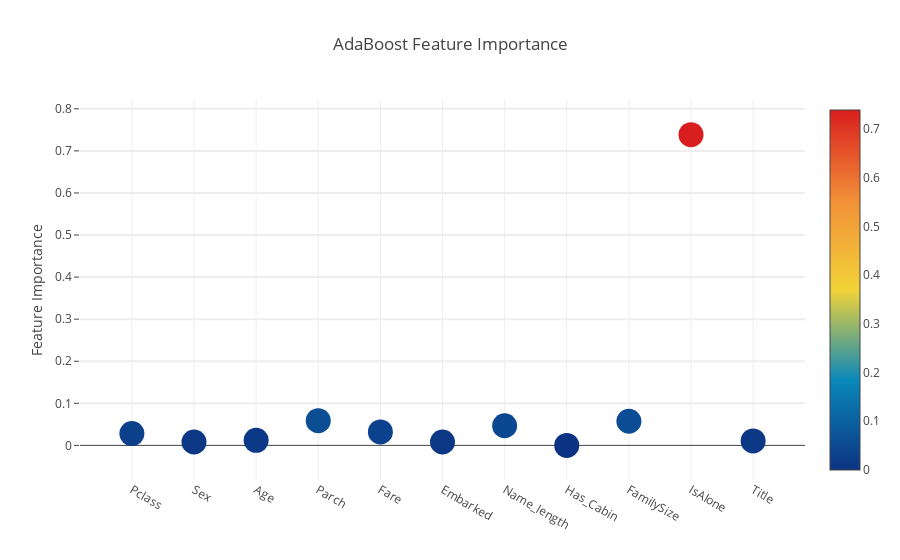

The cell this chart's notebook holds for it:
### Code cell
# Scatter plot 
trace = go.Scatter(
    y = feature_dataframe['AdaBoost feature importances'].values,
    x = feature_dataframe['features'].values,
    mode='markers',
    marker=dict(
        sizemode = 'diameter',
        sizeref = 1,
        size = 25,
#       size= feature_dataframe['AdaBoost feature importances'].values,
        #color = np.random.randn(500), #set color equal to a variable
        color = feature_dataframe['AdaBoost feature importances'].values,
        colorscale='Portland',
        showscale=True
    ),
    text = feature_dataframe['features'].values
)
data = [trace]

layout= go.Layout(
    autosize= True,
    title= 'AdaBoost Feature Importance',
    hovermode= 'closest',
#     xaxis= dict(
#         title= 'Pop',
#         ticklen= 5,
#         zeroline= False,
#         gridwidth= 2,
#     ),
    yaxis=dict(
        title= 'Feature Importance',
        ticklen= 5,
        gridwidth= 2
    ),
    showlegend= False
)
fig = go.Figure(data=data, layout=layout)
py.iplot(fig,filename='scatter2010')

### Figure 1 — Plotly figure (JSON) as saved in the notebook; plotly's stock layout.template omitted (floating-point values rounded to 4 significant figures)
{"data": [{"marker": {"color": [0.028, 0.008, 0.012, 0.05867, 0.032, 0.008, 0.04667, 0, 0.05733, 0.7387, 0.01067], "colorscale": "Portland", "showscale": true, "size": 25, "sizemode": "diameter", "sizeref": 1}, "mode": "markers", "text": ["Pclass", "Sex", "Age", "Parch", "Fare", "Embarked", "Name_length", "Has_Cabin", "FamilySize", "IsAlone", "Title"], "type": "scatter", "x": ["Pclass", "Sex", "Age", "Parch", "Fare", "Embarked", "Name_length", "Has_Cabin", "FamilySize", "IsAlone", "Title"], "y": [0.028, 0.008, 0.012, 0.05867, 0.032, 0.008, 0.04667, 0, 0.05733, 0.7387, 0.01067]}], "layout": {"autosize": true, "hovermode": "closest", "showlegend": false, "title": "AdaBoost Feature Importance", "yaxis": {"gridwidth": 2, "ticklen": 5, "title": "Feature Importance"}}}
